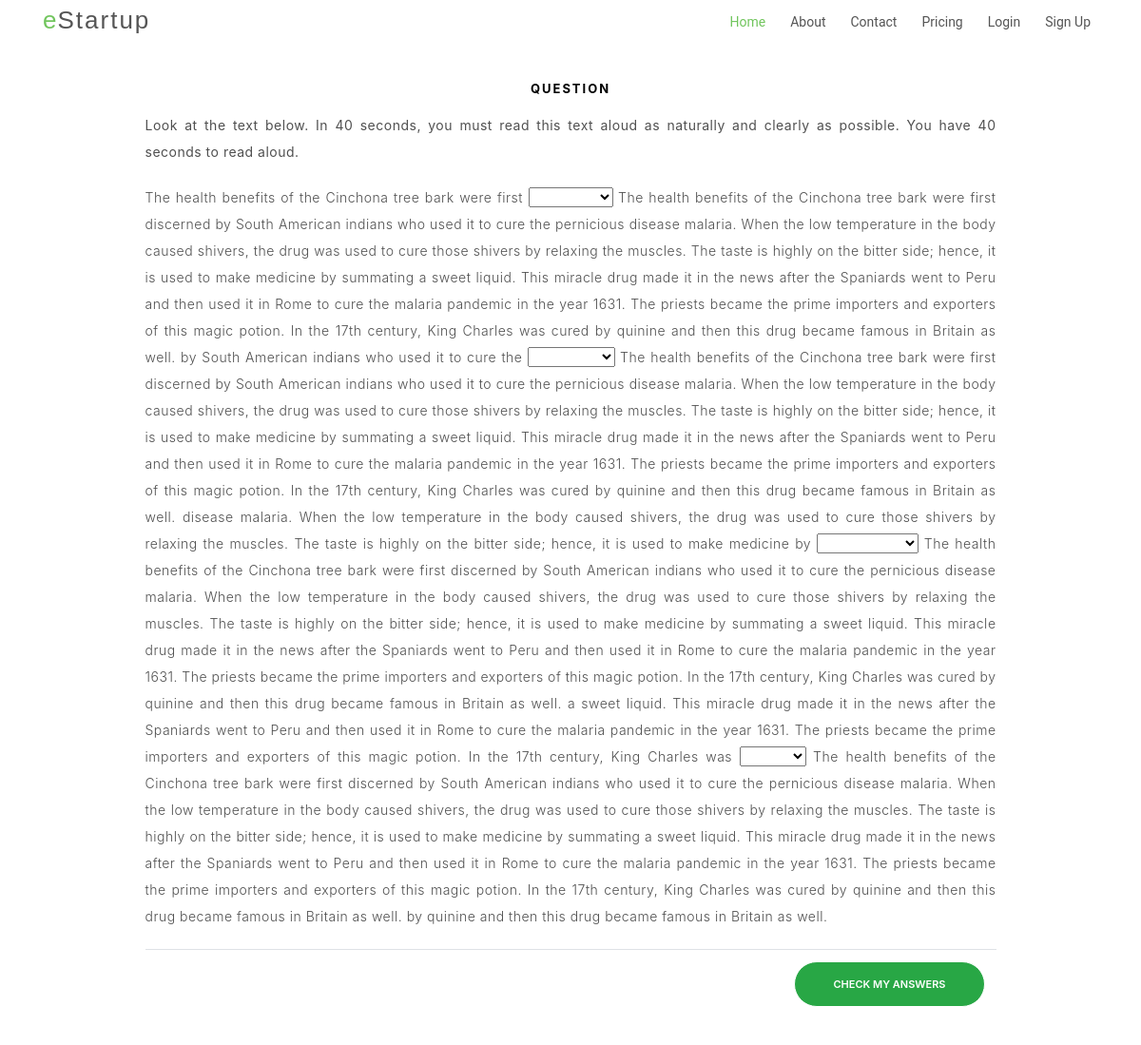
Screenshot of /modules/fill-blanks-reading/ with the database file from the repository.
### modules/models.py (models this page shows)
class AbstractSelection(StatusAbstract):
    paragraph = models.TextField(max_length=600,blank=True)
    option_1 = models.CharField(max_length=150,blank=False)
    option_2 = models.CharField(max_length=150,blank=False)
    option_3 = models.CharField(max_length=150,blank=False)
    option_4 = models.CharField(max_length=150,blank=False)
    option_5 = models.CharField(max_length=150,blank=True)
    option_6 = models.CharField(max_length=150,blank=True)
    answers = models.CharField(max_length=150,blank=False)
    class Meta:
        abstract = True

class FillBlanksReading(AbstractSelection):
    paragraph = models.TextField(max_length=1000,blank=False)

### modules/views.py (the view)
# urls.py: path('fill-blanks-reading/',FillBlanksReadingView.as_view()),
class FillBlanksReadingView(AbstractListView):
    model = FillBlanksReading
    template_name = 'questions/fill-blanks-reading.html'
    paginate_by = 1
    def get_queryset(self):
        queryset = super(FillBlanksReadingView, self).get_queryset()
        for item in queryset:
            pr = (item.paragraph).split()
            item.answers = (item.answers).split(',')
            item.option_1 = (item.option_1).split(',')
            item.option_2 = (item.option_2).split(',')
            item.option_3 = (item.option_3).split(',')
            item.option_4 = (item.option_4).split(',')
            item.option_5 = (item.option_5).split(',')
            for i in pr:
                if i in item.answers:
                    pr[pr.index(i)]=i.upper()
            item.paragraph = pr
        return queryset

### modules/views.py (called while the page is built)
    def get_queryset(self):
        qs = super().get_queryset()
        queryset = qs.filter(active=True)
        return queryset

### modules/templates/questions/fill-blanks-reading.html (shortened to what this page needs)
{% extends "base.html" %}
{% block content %}
<section id="get-started" class="padd-section text-center">
<div class="container">
    <div class="container-fluid text-center">
        <div class="row content">
          <div class="col-sm-1 sidenav">
          </div>
          <div class="col-sm-10 text-center">
                {% for object in object_list %}
              <h4 class="card-title">Question</h4>
              <table class="table table-hover">
                  <thead>
                    <tr>
                     <p class="text-justify" ><strong> Look at the text below. In 40 seconds, you must read this text aloud as naturally and
                         clearly as possible. You have 40 seconds to read aloud. </strong></p>
                    </tr>
                  </thead>
                  <tbody>
                    <tr><p id="replacewords" class="text-justify">
                        {% for word in object.paragraph %}
                        {% if word|lower in object.answers %}
                        <select id="introleadin" name="answer" class="introleadin" data-step='2'>
                            <option value="-----"> </option>
                            {% if word|lower in object.option_1 %}{% for option in object.option_1 %}<option value="{{option}}">{{option}}</option>{% endfor %}
                            {% elif word|lower in object.option_2 %}{% for option in object.option_2 %}<option value="{{option}}">{{option}}</option>{% endfor %}
                            {% elif word|lower in object.option_3 %}{% for option in object.option_3 %}<option value="{{option}}">{{option}}</option>{% endfor %}
                            {% elif word|lower in object.option_4 %}{% for option in object.option_4 %}<option value="{{option}}">{{option}}</option>{% endfor %}
                            {% elif word|lower in object.option_5 %}{% for option in object.option_5 %}<option value="{{option}}">{{option}}</option>{% endfor %}
                            {% endif %}
                          </select>
                          The health benefits of the Cinchona tree bark were first discerned by South American indians who used it to cure the pernicious disease malaria. When the low temperature in the body caused shivers, the drug was used to cure those shivers by relaxing the muscles. The taste is highly on the bitter side; hence, it is used to make medicine by summating a sweet liquid. This miracle drug made it in the news after the Spaniards went to Peru and then used it in Rome to cure the malaria pandemic in the year 1631. The priests became the prime importers and exporters of this magic potion. In the 17th century, King Charles was cured by quinine and then this drug became famous in Britain as well.                  {% else %}{{ word }}{% endif %}
                        {% endfor %}
                    </p></tr>
                  <tr>
                    {% endfor %}
                    <tr>
                        <th scope="col" class="text-right"><button type="button" class="btn btn-success fillReading">Check my Answers</button></th>
                      </tr>
                  </tbody>
                </table>
          </div>
          <div class="col-sm-1 sidenav">
            </div>
          </div>
        </div>
      </div>
</section>
      {% endblock %}

### modules/static/css/style.css (style rules this page uses)
body { background-color: #fff; color: #333; }
h1, h2, h3, h4, h5, h6 { margin: 0; }
h4 { color: #000; font-size: 13px; font-weight: 700; letter-spacing: 2px; text-transform: uppercase; line-height: 2; }
p { color: #505050; font-size: 14px; font-weight: 300; letter-spacing: 0.5px; line-height: 2; margin-bottom: 20px; }
.btn { border: 1px solid #fff; border-radius: 50px; color: #fff; font-size: 11px; font-weight: 600; padding: 15px 40px; text-transform: uppercase; -moz-transition: all 0.5s ease-in-out 0s; -ms-transition: all 0.5s ease-in-out 0s; -o-transition: all 0.5s ease-in-out 0s; -webkit-transition: all 0.5s ease-in-out 0s; transition: all 0.5s ease-in-out 0s; }
.padd-section { padding-bottom: 80px; padding-top: 80px; }
#get-started { display: inline-block; height: 100%; width: 100%; }

### rows the page displays
FillBlanksReading: paragraph "The" "health" "benefits" "of" "the" "Cinchona" "tree" "bark" "were" "first" "by" "South" "American" "indians" "who" "used" "it" "to" "cure" "the" "disease" "malaria." "When" "the" "low" "temperature" "in" "the" "body" "caused" "shivers," "the" "drug" "was" "used" "to" "cure" "those" "shivers" "by" "relaxing" "the" "muscles." "The" "taste" "is" "highly" "on" "the" "bitter" "side;" "hence," "it" "is" "used" "to" "make" "medicine" "by" "a" "sweet" "liquid." "This" "miracle" "drug" "made" "it" "in" "the" "news" "after" "the" "Spaniards" "went" "to" "Peru" "and" "then" "used" "it" "in" "Rome" "to" "cure" "the" "malaria" "pandemic" "in" "the" "year" "1631." "The" "priests" "became" "the" "prime" "importers" "and" "exporters" "of" "this" "magic" "potion." "In" "the" "17th" "century," "King" "Charles" "was" "by" "quinine" "and" "then" "this" "drug" "became" "famous" "in" "Britain" "as" "well."
